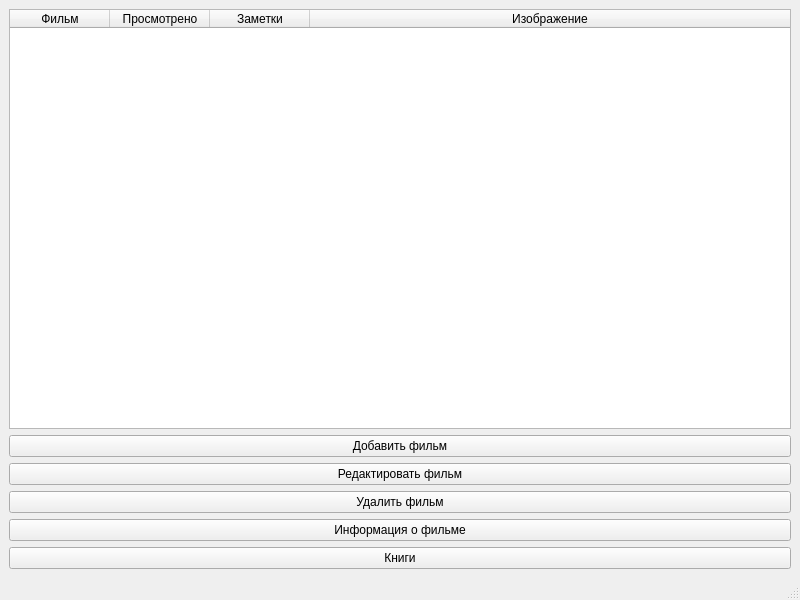
<?xml version="1.0" encoding="UTF-8"?>
<ui version="4.0">
 <class>MainWindow</class>
 <widget class="QMainWindow" name="MainWindow">
  <property name="geometry">
   <rect>
    <x>0</x>
    <y>0</y>
    <width>800</width>
    <height>600</height>
   </rect>
  </property>
  <property name="windowTitle">
   <string>MainWindow</string>
  </property>
  <widget class="QWidget" name="centralwidget">
   <layout class="QVBoxLayout" name="verticalLayout">
    <item>
     <widget class="QTableWidget" name="table">
      <attribute name="horizontalHeaderStretchLastSection">
       <bool>true</bool>
      </attribute>
      <column>
       <property name="text">
        <string>Фильм</string>
       </property>
      </column>
      <column>
       <property name="text">
        <string>Просмотрено</string>
       </property>
      </column>
      <column>
       <property name="text">
        <string>Заметки</string>
       </property>
      </column>
      <column>
       <property name="text">
        <string>Изображение</string>
       </property>
      </column>
     </widget>
    </item>
    <item>
     <widget class="QPushButton" name="add_button">
      <property name="text">
       <string>Добавить фильм</string>
      </property>
     </widget>
    </item>
    <item>
     <widget class="QPushButton" name="edit_button">
      <property name="text">
       <string>Редактировать фильм</string>
      </property>
     </widget>
    </item>
    <item>
     <widget class="QPushButton" name="delete_button">
      <property name="text">
       <string>Удалить фильм</string>
      </property>
     </widget>
    </item>
    <item>
     <widget class="QPushButton" name="info_button">
      <property name="text">
       <string>Информация о фильме</string>
      </property>
     </widget>
    </item>
    <item>
     <widget class="QPushButton" name="books_button">
      <property name="text">
       <string>Книги</string>
      </property>
     </widget>
    </item>
   </layout>
  </widget>
  <widget class="QMenuBar" name="menubar">
   <property name="geometry">
    <rect>
     <x>0</x>
     <y>0</y>
     <width>800</width>
     <height>21</height>
    </rect>
   </property>
  </widget>
  <widget class="QStatusBar" name="statusbar"/>
 </widget>
 <resources/>
 <connections/>
</ui>
